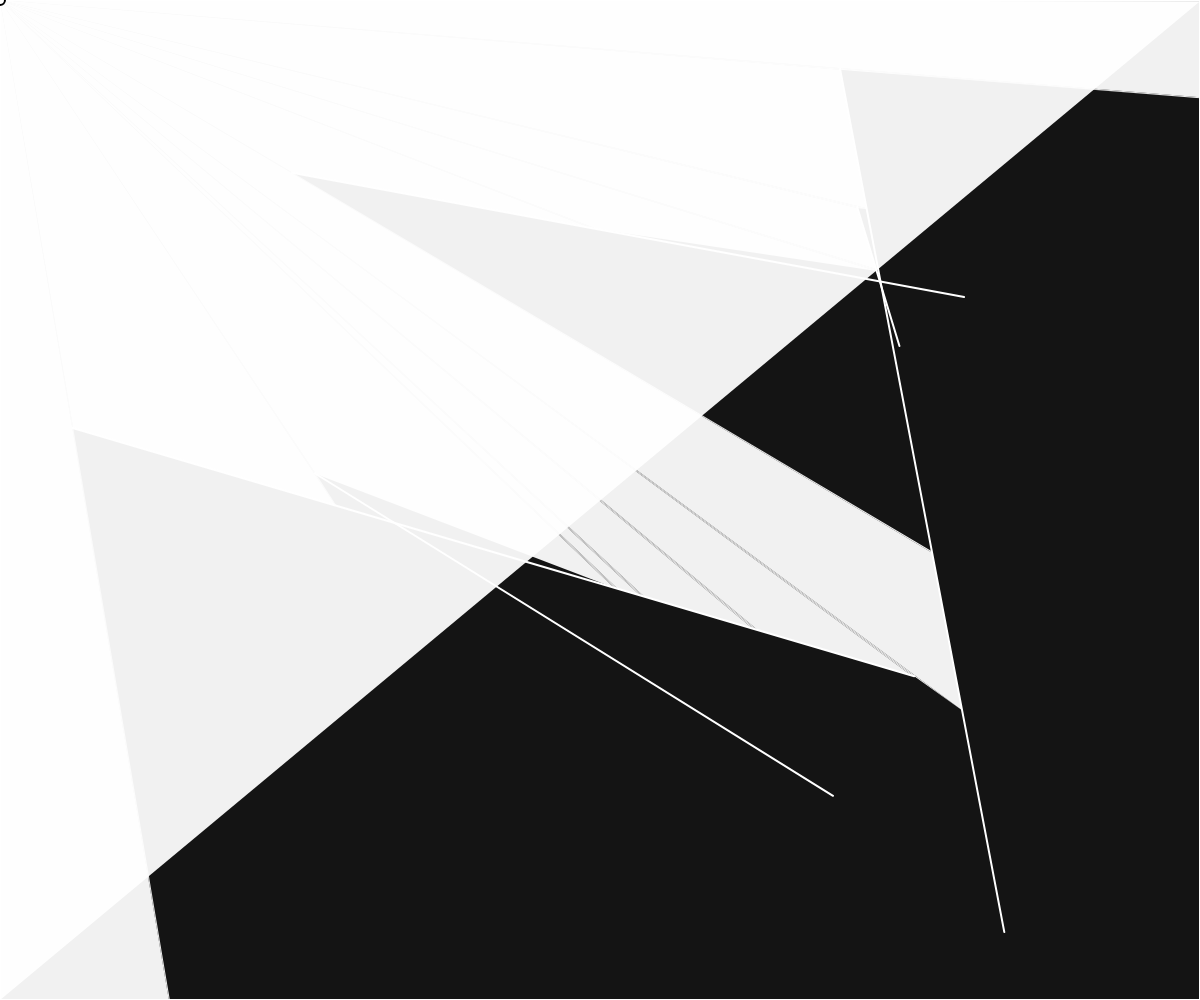
Frame 1 (no input)
Frame 60 (no input): identical to frame 1, image omitted
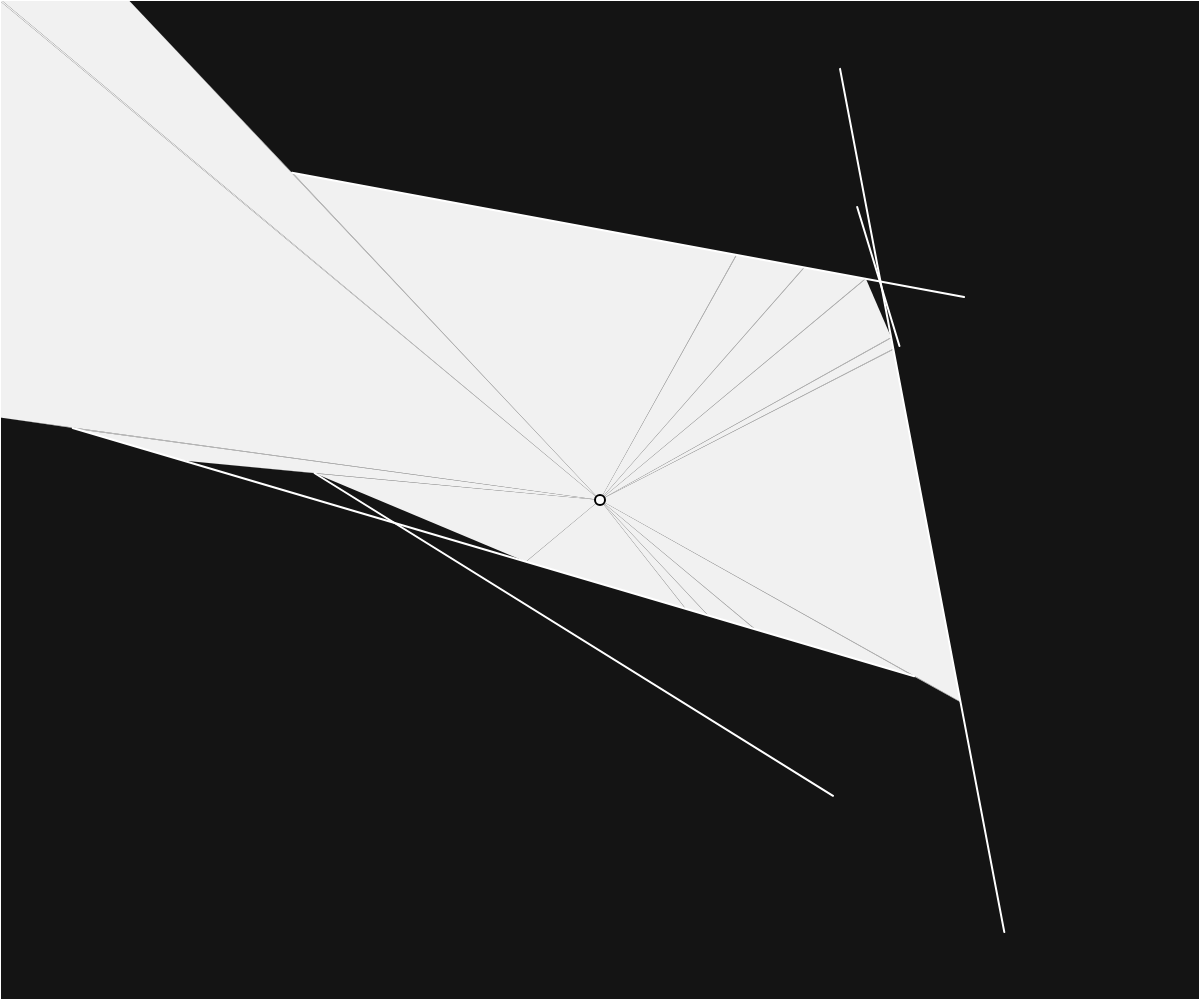
Frame 120 (the mouse pressed at the canvas centre since frame 60)

The p5.js sketch that drew these frames (run headless with seeded random() and noise() and a simulated clock; from frame 60 on, the mouse is pressed at the canvas centre):

// p5.js sketch
// ── sketch.js
let lines;

function setup() {
  createCanvas(windowWidth, windowHeight);
  lines = Line.getRandomLines(5);
}

function draw() {
  background(20);

  let intersectionPoints = [];
  let angles = [];

  for (let line of lines) {
    angles = angles.concat(getAngles(line));
  }

  for (let ang of angles) {
    intersectionPoints = intersectionPoints.concat(getIntersections(ang));
  }

  intersectionPoints = intersectionPoints.sort(function (a, b) {
    return a.angle - b.angle;
  });

  drawPoly(intersectionPoints);

  for (let line of lines) {
    line.draw();
  }

  stroke(0);
  ellipse(mouseX, mouseY, 10);
}

function getAngles(line) {
  angles = []
  for (let i = 0; i < 2; i++) {
    let p = i == 0 ? line.start : line.end;

    let ang = atan2(p.y - mouseY, p.x - mouseX);
    angles.push(ang);
    angles.push(ang - 0.001);
    angles.push(ang + 0.001);
  }
  return angles;
}

function getIntersections(ang) {
  let intersections = []
  let x1 = cos(ang);
  let y1 = sin(ang);
  let ray = Line.castRay(createVector(mouseX, mouseY), createVector(mouseX + x1, mouseY + y1));

  let i = ray.getIntersection(lines);
  if (i) {
    intersections.push({ pt: i, angle: ang });
  }

  return intersections;
}

function drawPoly(points) {
  for (i = 0; i < points.length; i++) {
    let p1 = points[i];
    let p2 = points[(i + 1) % points.length];

    noStroke();
    fill(255, 255, 255, 240);
    triangle(mouseX, mouseY, p1.pt.x, p1.pt.y, p2.pt.x, p2.pt.y);
  }
}
// ── boundary.js
class Boundary {
  constructor(x1, y1, x2, y2) {
    this.start = createVector(x1, y1);
    this.end = createVector(x2, y2);
  }

  draw() {
    stroke(255);
    line(this.start.x, this.start.y, this.end.x, this.end.y);
  }
}
// ── line.js
class Line {
  constructor(start, end) {
    this.start = start;
    this.end = end;
  }

  draw() {
    stroke(255);
    strokeWeight(2);
    line(this.start.x, this.start.y, this.end.x, this.end.y);
  }

  static getRandomLines(numLines) {
    let lines = [];

    for (let i = 0; i < numLines; i++) {
      let start = createVector(random(width), random(height));
      let end = createVector(random(width), random(height));
      lines.push(new Line(start, end));
    }

    lines.push(new Line(createVector(0, 0), createVector(width, 0)));
    lines.push(new Line(createVector(0, 0), createVector(0, height)));
    lines.push(new Line(createVector(width, 0), createVector(width, height)));
    lines.push(new Line(createVector(0, height), createVector(width, height)));
    return lines;
  }

  static castRay(from, to) {
    let ray = new Line(from, to);
    return ray;
  }

  getIntersection(others) {
    let nearestPoint = null;
    let minT1 = Infinity;

    for (let other of others) {
      let point = this.checkIntersection(other);
      if (point && point.t < minT1) {
        minT1 = point.t;
        nearestPoint = point.xy;
      }
    }
    return nearestPoint;
  }

  checkIntersection(other) {
    let r_px = this.start.x;
    let r_py = this.start.y;
    let r_dx = this.end.x - this.start.x;
    let r_dy = this.end.y - this.start.y;

    let s_px = other.start.x;
    let s_py = other.start.y;
    let s_dx = other.end.x - other.start.x;
    let s_dy = other.end.y - other.start.y;

    let T2 = (r_dx * (s_py - r_py) + r_dy * (r_px - s_px)) / (s_dx * r_dy - s_dy * r_dx)
    let T1 = (s_px + s_dx * T2 - r_px) / r_dx

    if (T1 > 0 && 0 < T2 && T2 < 1) {
      let x = r_px + r_dx * T1;
      let y = r_py + r_dy * T1;
      return { t: T1, xy: createVector(x, y) };
    }

    return;
  }
}
// ── particle.js
class Particle {
  constructor(pos) {
    this.pos = pos;
    this.rays = []

    for (var angle = 0; angle < 360; angle += 1) {
      this.rays.push(new Ray(this.pos, angle))
    }
  }

  castRays(object) {
    for (let ray of this.rays) {
      let point = null;
      let minDist = Infinity;
      for (let o of object) {
        var pt = ray.cast(o);
        if (pt) {
          var dist = p5.Vector.dist(this.pos, pt);
          if (dist < minDist) {
            point = pt;
            minDist = dist;
          }
        }
      }

      if (point) {
        stroke(255, 100);
        line(this.pos.x, this.pos.y, point.x, point.y);
      }
    }
  }

  update(pos) {
    this.pos = pos;
    this.rays = []

    for (var angle = 0; angle < 360; angle += 1) {
      this.rays.push(new Ray(this.pos, angle))
    }
  }

  draw() {
    ellipse(this.pos.x, this.pos.y, 10);
  }
}
// ── ray.js
class Ray {
  constructor(pos, angle) {
    this.pos = pos;
    this.dir = p5.Vector.fromAngle(radians(angle));
  }

  // https://en.wikipedia.org/wiki/Line–line_intersection
  cast(object) {
    let x3 = this.pos.x;
    let y3 = this.pos.y;
    let x4 = this.pos.x + this.dir.x;
    let y4 = this.pos.y + this.dir.y;

    let x1 = object.start.x;
    let y1 = object.start.y;
    let x2 = object.end.x;
    let y2 = object.end.y;

    const denom = (x1 - x2) * (y3 - y4) - (y1 - y2) * (x3 - x4);

    if (denom == 0) {
      return;
    }

    const t = ((x1 - x3) * (y3 - y4) - (y1 - y3) * (x3 - x4)) / denom
    const u = -(((x1 - x2) * (y1 - y3) - (y1 - y2) * (x1 - x3)) / denom)


    if (t > 0 && t < 1 && u > 1) {
      var px = x1 + t * (x2 - x1);
      var py = y1 + t * (y2 - y1);

      return createVector(px, py);
    }

    return;
  }

  draw() {
    stroke(255);
    line(this.pos.x, this.pos.y, this.pos.x + this.dir.x * 10, this.pos.y + this.dir.y * 10)
  }
}
